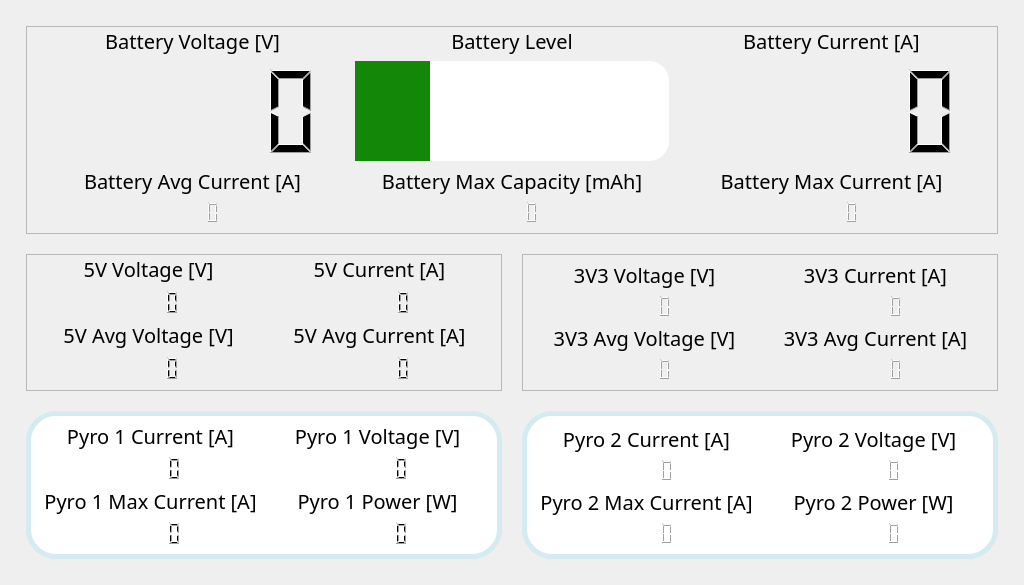
<?xml version="1.0" encoding="UTF-8"?>
<ui version="4.0">
 <class>PowerModule</class>
 <widget class="QWidget" name="PowerModule">
  <property name="geometry">
   <rect>
    <x>0</x>
    <y>0</y>
    <width>1024</width>
    <height>582</height>
   </rect>
  </property>
  <property name="windowTitle">
   <string>Form</string>
  </property>
  <layout class="QGridLayout" name="mainLayout" rowstretch="1,1,1">
   <property name="leftMargin">
    <number>26</number>
   </property>
   <property name="topMargin">
    <number>26</number>
   </property>
   <property name="rightMargin">
    <number>26</number>
   </property>
   <property name="bottomMargin">
    <number>26</number>
   </property>
   <property name="spacing">
    <number>20</number>
   </property>
   <item row="2" column="0">
    <layout class="QHBoxLayout" name="pyrosLayout">
     <property name="spacing">
      <number>20</number>
     </property>
     <property name="leftMargin">
      <number>0</number>
     </property>
     <property name="rightMargin">
      <number>0</number>
     </property>
     <item>
      <widget class="QFrame" name="pyro1_frame">
       <property name="sizePolicy">
        <sizepolicy hsizetype="Preferred" vsizetype="Preferred">
         <horstretch>0</horstretch>
         <verstretch>0</verstretch>
        </sizepolicy>
       </property>
       <property name="styleSheet">
        <string notr="true">#pyro1_frame
{
	border-radius: 30%;
	border: 5px solid rgb(212,235,242);
	background-color: white;
	
} 


</string>
       </property>
       <property name="frameShape">
        <enum>QFrame::Shape::StyledPanel</enum>
       </property>
       <property name="frameShadow">
        <enum>QFrame::Shadow::Raised</enum>
       </property>
       <layout class="QGridLayout" name="pyro1Layout">
        <property name="topMargin">
         <number>6</number>
        </property>
        <item row="3" column="0">
         <widget class="QLCDNumber" name="Pyro1_maxAmp_LCD">
          <property name="styleSheet">
           <string notr="true">QFrame
{
	border: 0px, white;
}</string>
          </property>
         </widget>
        </item>
        <item row="1" column="1">
         <widget class="QLCDNumber" name="Pyro1_volt_LCD">
          <property name="styleSheet">
           <string notr="true">QFrame
{
	border: 0px, white;
}</string>
          </property>
         </widget>
        </item>
        <item row="1" column="0">
         <widget class="QLCDNumber" name="Pyro1_amp_LCD">
          <property name="styleSheet">
           <string notr="true">QFrame
{
	border: 0px, white;
}</string>
          </property>
         </widget>
        </item>
        <item row="0" column="0">
         <widget class="QLabel" name="Pyro1_amp_label">
          <property name="font">
           <font>
            <family>Segoe UI Black</family>
            <pointsize>15</pointsize>
           </font>
          </property>
          <property name="text">
           <string>Pyro 1 Current [A]</string>
          </property>
          <property name="alignment">
           <set>Qt::AlignmentFlag::AlignCenter</set>
          </property>
         </widget>
        </item>
        <item row="2" column="0">
         <widget class="QLabel" name="Pyro1_maxAmp_label">
          <property name="font">
           <font>
            <family>Segoe UI Black</family>
            <pointsize>15</pointsize>
           </font>
          </property>
          <property name="text">
           <string>Pyro 1 Max Current [A]</string>
          </property>
          <property name="alignment">
           <set>Qt::AlignmentFlag::AlignCenter</set>
          </property>
         </widget>
        </item>
        <item row="3" column="1">
         <widget class="QLCDNumber" name="Pyro1_watt_LCD">
          <property name="styleSheet">
           <string notr="true">QFrame
{
	border: 0px, white;
}</string>
          </property>
         </widget>
        </item>
        <item row="0" column="1">
         <widget class="QLabel" name="Pyro1_volt_label">
          <property name="font">
           <font>
            <family>Segoe UI Black</family>
            <pointsize>15</pointsize>
           </font>
          </property>
          <property name="text">
           <string>Pyro 1 Voltage [V]</string>
          </property>
          <property name="alignment">
           <set>Qt::AlignmentFlag::AlignCenter</set>
          </property>
         </widget>
        </item>
        <item row="2" column="1">
         <widget class="QLabel" name="Pyro1_watt_label">
          <property name="font">
           <font>
            <family>Segoe UI Black</family>
            <pointsize>15</pointsize>
           </font>
          </property>
          <property name="text">
           <string>Pyro 1 Power [W]</string>
          </property>
          <property name="alignment">
           <set>Qt::AlignmentFlag::AlignCenter</set>
          </property>
         </widget>
        </item>
       </layout>
      </widget>
     </item>
     <item>
      <widget class="QFrame" name="pyro2_frame">
       <property name="styleSheet">
        <string notr="true">#pyro2_frame
{
	border-radius: 30%;
	border: 5px solid rgb(212,235,242);
	background-color: white;
	
} 


</string>
       </property>
       <property name="frameShape">
        <enum>QFrame::Shape::StyledPanel</enum>
       </property>
       <property name="frameShadow">
        <enum>QFrame::Shadow::Raised</enum>
       </property>
       <layout class="QGridLayout" name="pyro2Layout">
        <item row="1" column="1">
         <widget class="QLCDNumber" name="Pyro2_volt_LCD">
          <property name="styleSheet">
           <string notr="true">QFrame
{
	border: 0px, white;
}</string>
          </property>
         </widget>
        </item>
        <item row="0" column="1">
         <widget class="QLabel" name="Pyro2_volt_label">
          <property name="font">
           <font>
            <family>Segoe UI Black</family>
            <pointsize>15</pointsize>
           </font>
          </property>
          <property name="text">
           <string>Pyro 2 Voltage [V]</string>
          </property>
          <property name="alignment">
           <set>Qt::AlignmentFlag::AlignCenter</set>
          </property>
         </widget>
        </item>
        <item row="1" column="0">
         <widget class="QLCDNumber" name="Pyro2_amp_LCD">
          <property name="styleSheet">
           <string notr="true">QFrame
{
	border: 0px, white;
}</string>
          </property>
         </widget>
        </item>
        <item row="2" column="0">
         <widget class="QLabel" name="Pyro2_maxAmp_label">
          <property name="font">
           <font>
            <family>Segoe UI Black</family>
            <pointsize>15</pointsize>
           </font>
          </property>
          <property name="text">
           <string>Pyro 2 Max Current [A]</string>
          </property>
          <property name="alignment">
           <set>Qt::AlignmentFlag::AlignCenter</set>
          </property>
         </widget>
        </item>
        <item row="0" column="0">
         <widget class="QLabel" name="Pyro2_amp_label">
          <property name="font">
           <font>
            <family>Segoe UI Black</family>
            <pointsize>15</pointsize>
           </font>
          </property>
          <property name="text">
           <string>Pyro 2 Current [A]</string>
          </property>
          <property name="alignment">
           <set>Qt::AlignmentFlag::AlignCenter</set>
          </property>
         </widget>
        </item>
        <item row="3" column="0">
         <widget class="QLCDNumber" name="Pyro2_watt_LCD">
          <property name="styleSheet">
           <string notr="true">QFrame
{
	border: 0px, white;
}</string>
          </property>
         </widget>
        </item>
        <item row="2" column="1">
         <widget class="QLabel" name="Pyro2_watt_label">
          <property name="font">
           <font>
            <family>Segoe UI Black</family>
            <pointsize>15</pointsize>
           </font>
          </property>
          <property name="text">
           <string>Pyro 2 Power [W]</string>
          </property>
          <property name="alignment">
           <set>Qt::AlignmentFlag::AlignCenter</set>
          </property>
         </widget>
        </item>
        <item row="3" column="1">
         <widget class="QLCDNumber" name="Pyro2_maxAmp_LCD">
          <property name="styleSheet">
           <string notr="true">QFrame
{
	border: 0px, white;
}</string>
          </property>
         </widget>
        </item>
       </layout>
      </widget>
     </item>
    </layout>
   </item>
   <item row="0" column="0">
    <widget class="QFrame" name="battery_frame">
     <property name="sizePolicy">
      <sizepolicy hsizetype="Preferred" vsizetype="Preferred">
       <horstretch>0</horstretch>
       <verstretch>0</verstretch>
      </sizepolicy>
     </property>
     <property name="styleSheet">
      <string notr="true">#batteryFrame
{
	border-radius: 30%;
	border: 5px solid rgb(212,235,242);
	background-color: white;
	
} 


</string>
     </property>
     <property name="frameShape">
      <enum>QFrame::Shape::StyledPanel</enum>
     </property>
     <property name="frameShadow">
      <enum>QFrame::Shadow::Raised</enum>
     </property>
     <layout class="QGridLayout" name="batteryLayout" rowstretch="0,0,0,0">
      <property name="topMargin">
       <number>0</number>
      </property>
      <item row="1" column="2">
       <widget class="QLCDNumber" name="ampBatLCD">
        <property name="styleSheet">
         <string notr="true">QFrame
{
	border: 0px, white;
}
</string>
        </property>
       </widget>
      </item>
      <item row="0" column="2">
       <widget class="QLabel" name="ampBatLabel">
        <property name="font">
         <font>
          <family>Segoe UI Black</family>
          <pointsize>15</pointsize>
         </font>
        </property>
        <property name="text">
         <string>Battery Current [A]</string>
        </property>
        <property name="alignment">
         <set>Qt::AlignmentFlag::AlignCenter</set>
        </property>
       </widget>
      </item>
      <item row="3" column="0">
       <widget class="QLCDNumber" name="avgAmpBatLCD">
        <property name="sizePolicy">
         <sizepolicy hsizetype="Minimum" vsizetype="Minimum">
          <horstretch>0</horstretch>
          <verstretch>0</verstretch>
         </sizepolicy>
        </property>
        <property name="styleSheet">
         <string notr="true">QFrame
{
	border: 0px, white;
}</string>
        </property>
       </widget>
      </item>
      <item row="2" column="2">
       <widget class="QLabel" name="maxAmpBatCD">
        <property name="font">
         <font>
          <family>Segoe UI Black</family>
          <pointsize>15</pointsize>
         </font>
        </property>
        <property name="text">
         <string>Battery Max Current [A]</string>
        </property>
        <property name="alignment">
         <set>Qt::AlignmentFlag::AlignCenter</set>
        </property>
       </widget>
      </item>
      <item row="1" column="0">
       <widget class="QLCDNumber" name="voltBatLCD">
        <property name="styleSheet">
         <string notr="true">QFrame
{
	border: 0px, white;
}</string>
        </property>
       </widget>
      </item>
      <item row="3" column="2">
       <widget class="QLCDNumber" name="maxAmpBatLCD">
        <property name="sizePolicy">
         <sizepolicy hsizetype="Minimum" vsizetype="Minimum">
          <horstretch>0</horstretch>
          <verstretch>0</verstretch>
         </sizepolicy>
        </property>
        <property name="styleSheet">
         <string notr="true">QFrame
{
	border: 0px, white;
}</string>
        </property>
       </widget>
      </item>
      <item row="2" column="0">
       <widget class="QLabel" name="avgAmpBatLabel">
        <property name="font">
         <font>
          <family>Segoe UI Black</family>
          <pointsize>15</pointsize>
         </font>
        </property>
        <property name="text">
         <string>Battery Avg Current [A]</string>
        </property>
        <property name="alignment">
         <set>Qt::AlignmentFlag::AlignCenter</set>
        </property>
       </widget>
      </item>
      <item row="0" column="0">
       <widget class="QLabel" name="voltBatLabel">
        <property name="font">
         <font>
          <family>Segoe UI Black</family>
          <pointsize>15</pointsize>
         </font>
        </property>
        <property name="text">
         <string>Battery Voltage [V]</string>
        </property>
        <property name="alignment">
         <set>Qt::AlignmentFlag::AlignCenter</set>
        </property>
       </widget>
      </item>
      <item row="2" column="1">
       <widget class="QLabel" name="maxCapBatLabel">
        <property name="font">
         <font>
          <family>Segoe UI Black</family>
          <pointsize>15</pointsize>
         </font>
        </property>
        <property name="text">
         <string>Battery Max Capacity [mAh]</string>
        </property>
        <property name="alignment">
         <set>Qt::AlignmentFlag::AlignCenter</set>
        </property>
       </widget>
      </item>
      <item row="3" column="1">
       <widget class="QLCDNumber" name="maxCapBatLCD">
        <property name="styleSheet">
         <string notr="true">QFrame
{
	border: 0px, white;
}</string>
        </property>
       </widget>
      </item>
      <item row="1" column="1">
       <widget class="QProgressBar" name="batBar">
        <property name="sizePolicy">
         <sizepolicy hsizetype="Minimum" vsizetype="Fixed">
          <horstretch>0</horstretch>
          <verstretch>0</verstretch>
         </sizepolicy>
        </property>
        <property name="styleSheet">
         <string notr="true">QProgressBar { height: 100px; border-radius: 20px;} 
QProgressBar::chunk { background-color: #138808;}</string>
        </property>
        <property name="value">
         <number>24</number>
        </property>
        <property name="textVisible">
         <bool>false</bool>
        </property>
       </widget>
      </item>
      <item row="0" column="1">
       <widget class="QLabel" name="batBarLabel">
        <property name="font">
         <font>
          <family>Segoe UI Black</family>
          <pointsize>15</pointsize>
         </font>
        </property>
        <property name="text">
         <string>Battery Level</string>
        </property>
        <property name="alignment">
         <set>Qt::AlignmentFlag::AlignCenter</set>
        </property>
       </widget>
      </item>
     </layout>
    </widget>
   </item>
   <item row="1" column="0">
    <layout class="QHBoxLayout" name="voltageLayout" stretch="1,1">
     <property name="spacing">
      <number>20</number>
     </property>
     <item>
      <widget class="QFrame" name="volt5V_frame">
       <property name="sizePolicy">
        <sizepolicy hsizetype="Preferred" vsizetype="Preferred">
         <horstretch>0</horstretch>
         <verstretch>0</verstretch>
        </sizepolicy>
       </property>
       <property name="styleSheet">
        <string notr="true">#voltage5Frame
{
	border-radius: 30%;
	border: 5px solid rgb(212,235,242);
	background-color: white;
	
} 


</string>
       </property>
       <property name="frameShape">
        <enum>QFrame::Shape::StyledPanel</enum>
       </property>
       <property name="frameShadow">
        <enum>QFrame::Shadow::Raised</enum>
       </property>
       <layout class="QGridLayout" name="voltage5Layout">
        <property name="topMargin">
         <number>0</number>
        </property>
        <item row="3" column="0">
         <widget class="QLCDNumber" name="avgVolt5LCD">
          <property name="styleSheet">
           <string notr="true">QFrame
{
	border: 0px, white;
}</string>
          </property>
         </widget>
        </item>
        <item row="0" column="0">
         <widget class="QLabel" name="volt5Label">
          <property name="font">
           <font>
            <family>Segoe UI Black</family>
            <pointsize>15</pointsize>
           </font>
          </property>
          <property name="text">
           <string>5V Voltage [V]</string>
          </property>
          <property name="alignment">
           <set>Qt::AlignmentFlag::AlignCenter</set>
          </property>
         </widget>
        </item>
        <item row="2" column="0">
         <widget class="QLabel" name="avgVolt5Label">
          <property name="font">
           <font>
            <family>Segoe UI Black</family>
            <pointsize>15</pointsize>
           </font>
          </property>
          <property name="text">
           <string>5V Avg Voltage [V]</string>
          </property>
          <property name="alignment">
           <set>Qt::AlignmentFlag::AlignCenter</set>
          </property>
         </widget>
        </item>
        <item row="1" column="0">
         <widget class="QLCDNumber" name="volt5LCD">
          <property name="styleSheet">
           <string notr="true">QFrame
{
	border: 0px, white;
}</string>
          </property>
         </widget>
        </item>
        <item row="0" column="1">
         <widget class="QLabel" name="amp5Label">
          <property name="font">
           <font>
            <family>Segoe UI Black</family>
            <pointsize>15</pointsize>
           </font>
          </property>
          <property name="text">
           <string>5V Current [A]</string>
          </property>
          <property name="alignment">
           <set>Qt::AlignmentFlag::AlignCenter</set>
          </property>
         </widget>
        </item>
        <item row="2" column="1">
         <widget class="QLabel" name="avgAmp5Label">
          <property name="font">
           <font>
            <family>Segoe UI Black</family>
            <pointsize>15</pointsize>
           </font>
          </property>
          <property name="text">
           <string>5V Avg Current [A]</string>
          </property>
          <property name="alignment">
           <set>Qt::AlignmentFlag::AlignCenter</set>
          </property>
         </widget>
        </item>
        <item row="1" column="1">
         <widget class="QLCDNumber" name="amp5LCD">
          <property name="styleSheet">
           <string notr="true">QFrame
{
	border: 0px, white;
}</string>
          </property>
         </widget>
        </item>
        <item row="3" column="1">
         <widget class="QLCDNumber" name="avgAmp5LCD">
          <property name="styleSheet">
           <string notr="true">QFrame
{
	border: 0px, white;
}</string>
          </property>
         </widget>
        </item>
       </layout>
      </widget>
     </item>
     <item>
      <widget class="QFrame" name="volt3V3_frame">
       <property name="sizePolicy">
        <sizepolicy hsizetype="Preferred" vsizetype="Preferred">
         <horstretch>0</horstretch>
         <verstretch>0</verstretch>
        </sizepolicy>
       </property>
       <property name="styleSheet">
        <string notr="true">#voltage3Frame
{
	border-radius: 30%;
	border: 5px solid rgb(212,235,242);
	background-color: white;
	
} 


</string>
       </property>
       <property name="frameShape">
        <enum>QFrame::Shape::StyledPanel</enum>
       </property>
       <property name="frameShadow">
        <enum>QFrame::Shadow::Raised</enum>
       </property>
       <layout class="QGridLayout" name="voltage3Layout">
        <property name="topMargin">
         <number>6</number>
        </property>
        <item row="3" column="0">
         <widget class="QLCDNumber" name="avgVolt3LCD">
          <property name="styleSheet">
           <string notr="true">QFrame
{
	border: 0px, white;
}</string>
          </property>
         </widget>
        </item>
        <item row="0" column="0">
         <widget class="QLabel" name="volt3Label">
          <property name="font">
           <font>
            <family>Segoe UI Black</family>
            <pointsize>15</pointsize>
           </font>
          </property>
          <property name="text">
           <string>3V3 Voltage [V]</string>
          </property>
          <property name="alignment">
           <set>Qt::AlignmentFlag::AlignCenter</set>
          </property>
         </widget>
        </item>
        <item row="2" column="0">
         <widget class="QLabel" name="avgVolt3Label">
          <property name="font">
           <font>
            <family>Segoe UI Black</family>
            <pointsize>15</pointsize>
           </font>
          </property>
          <property name="text">
           <string>3V3 Avg Voltage [V]</string>
          </property>
          <property name="alignment">
           <set>Qt::AlignmentFlag::AlignCenter</set>
          </property>
         </widget>
        </item>
        <item row="1" column="0">
         <widget class="QLCDNumber" name="volt3LCD">
          <property name="styleSheet">
           <string notr="true">QFrame
{
	border: 0px, white;
}</string>
          </property>
         </widget>
        </item>
        <item row="0" column="1">
         <widget class="QLabel" name="amp3Label">
          <property name="font">
           <font>
            <family>Segoe UI Black</family>
            <pointsize>15</pointsize>
           </font>
          </property>
          <property name="text">
           <string>3V3 Current [A]</string>
          </property>
          <property name="alignment">
           <set>Qt::AlignmentFlag::AlignCenter</set>
          </property>
         </widget>
        </item>
        <item row="2" column="1">
         <widget class="QLabel" name="avgAmp3Label">
          <property name="font">
           <font>
            <family>Segoe UI Black</family>
            <pointsize>15</pointsize>
           </font>
          </property>
          <property name="text">
           <string>3V3 Avg Current [A]</string>
          </property>
          <property name="alignment">
           <set>Qt::AlignmentFlag::AlignCenter</set>
          </property>
         </widget>
        </item>
        <item row="1" column="1">
         <widget class="QLCDNumber" name="amp3LCD">
          <property name="styleSheet">
           <string notr="true">QFrame
{
	border: 0px, white;
}</string>
          </property>
         </widget>
        </item>
        <item row="3" column="1">
         <widget class="QLCDNumber" name="avgAmp3LCD">
          <property name="styleSheet">
           <string notr="true">QFrame
{
	border: 0px, white;
}</string>
          </property>
         </widget>
        </item>
       </layout>
      </widget>
     </item>
    </layout>
   </item>
  </layout>
 </widget>
 <resources/>
 <connections/>
</ui>
